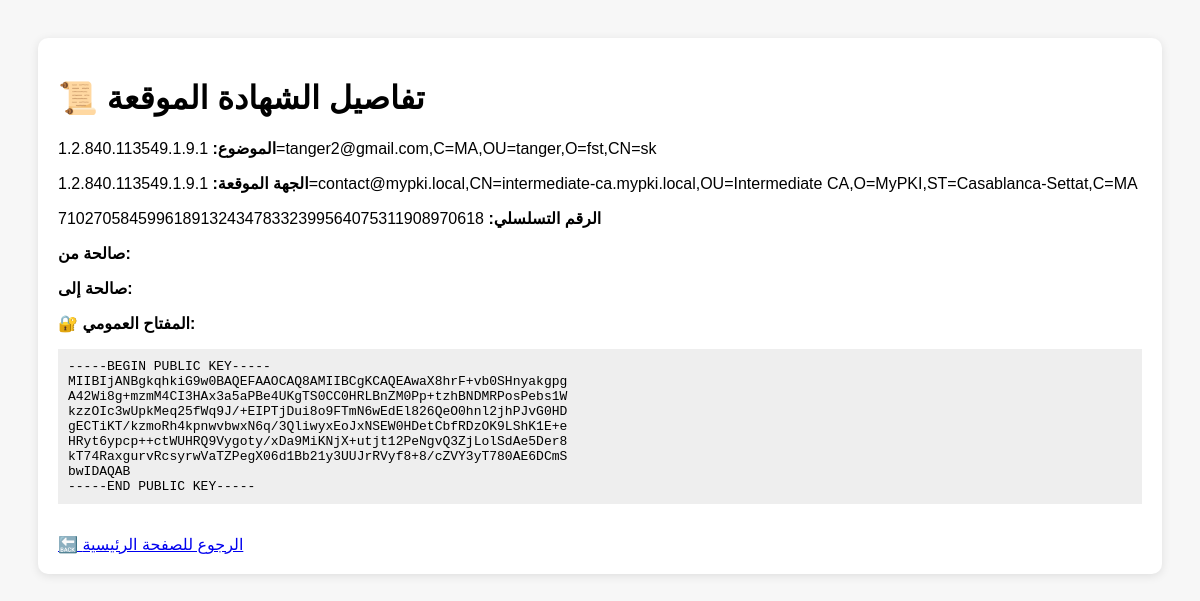
Page /certificate/1 (signed in) on the committed database.
### tables this page shows
CREATE TABLE certificates (
    id INTEGER PRIMARY KEY AUTOINCREMENT,
    cert_id TEXT UNIQUE,
    subject TEXT NOT NULL,
    issuer TEXT NOT NULL,
    serial_number TEXT NOT NULL,
    valid_from TEXT NOT NULL,
    valid_to TEXT NOT NULL,
    public_key TEXT,
    pem TEXT NOT NULL
, user_email TEXT, is_revoked INTEGER DEFAULT 0, status TEXT DEFAULT 'valid');

### app.py (the view)
@app.route('/certificate/<int:cert_id>')
@login_required
def show_certificate(cert_id):
    user_email = session['user_email']
    conn = sqlite3.connect('certificates.db')
    cursor = conn.cursor()
    cursor.execute("""
        SELECT subject, issuer, serial_number, valid_from, valid_to, public_key
        FROM certificates
        WHERE id = ? AND user_email = ?
    """, (cert_id, user_email))
    row = cursor.fetchone()
    conn.close()
    if not row:
        return "Certificate not found or access denied", 404
    cert_info = {
        "subject": row[0],
        "issuer": row[1],
        "serial_number": row[2],
        "valid_from": row[3],
        "valid_to": row[4],
        "public_key": row[5]
    }
    return render_template('show_certificate.html', cert_info=cert_info)

### app.py (called while the page is built)
def login_required(f):
    @wraps(f)
    def decorated_function(*args, **kwargs):
        if 'user_email' not in session:
            return redirect(url_for('login'))
        return f(*args, **kwargs)
    return decorated_function

### templates/show_certificate.html (shortened to what this page needs)
 <!DOCTYPE html>
<html lang="ar">
<head>
</head>
<body>
    <div class="card">
        <h1>📜 تفاصيل الشهادة الموقعة</h1>
        <p><span class="label">الموضوع:</span> {{ cert_info.subject }}</p>
        <p><span class="label">الجهة الموقعة:</span> {{ cert_info.issuer }}</p>
        <p><span class="label">الرقم التسلسلي:</span> {{ cert_info.serial_number }}</p>
        <p><span class="label">صالحة من:</span> {{ cert_info.not_valid_before }}</p>
        <p><span class="label">صالحة إلى:</span> {{ cert_info.not_valid_after }}</p>
        <p><span class="label">🔐 المفتاح العمومي:</span></p>
        <pre>{{ cert_info.public_key }}</pre>
        <br>
        <a href="/">🔙 الرجوع للصفحة الرئيسية</a>
    </div>
</body>
</html>

### templates/show_certificate.html (style rules this page uses)
body { font-family: sans-serif; background-color: #f7f7f7; padding: 30px; }
.card { background: #fff; border-radius: 10px; padding: 20px; box-shadow: 0 2px 10px rgba(0,0,0,0.1); }
.label { font-weight: bold; }
pre { background-color: #eee; padding: 10px; overflow-x: auto; }

### rows in the picture
certificates: subject "1.2.840.113549.1.9.1=tanger2@gmail.com,C=MA,OU=tanger,O=fst,CN=sk", issuer "1.2.840.113549.1.9.1=contact@mypki.local,CN=intermediate-ca.mypki.local,OU=Intermediate CA,O=MyPKI,ST=Casablanca-Settat,C=MA", serial_number "710270584599618913243478332399564075311908970618", public_key "-----BEGIN PUBLIC KEY----- MIIBIjANBgkqhkiG9w0BAQEFAAOCAQ8AMIIBCgKCAQEAwaX8hrF+vb0SHnyakgpg A42Wi8g+mzmM4CI3HAx3a5aPBe4UKgTS0CC0HRLBnZM0Pp+tzhBNDMRPosPebs1W kzzOIc3wUpkMeq25fWq9J/+EIPTjDui8o9FTmN6wEdEl826QeO0hnl2jhPJvG0HD gECTiKT/kzmoRh4kpnwvbwxN6q/3QliwyxEoJxNSEW0HDetCbfRDzOK9LShK1E+e HRyt6ypcp++ctWUHRQ9Vygoty/xDa9MiKNjX+utjt12PeNgvQ3ZjLolSdAe5Der8 kT74RaxgurvRcsyrwVaTZPegX06d1Bb21y3UUJrRVyf8+8/cZVY3yT780AE6DCmS bwIDAQAB -----END PUBLIC KEY-----"
